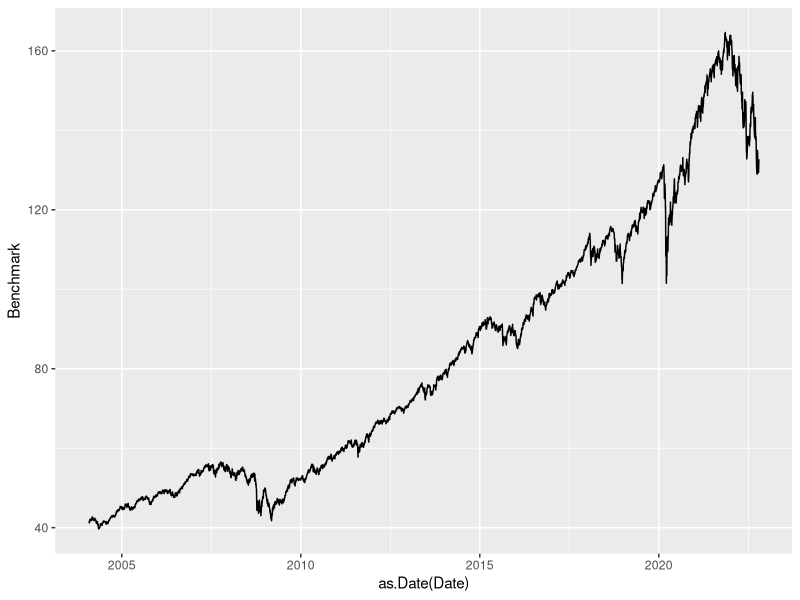

Source code (R): (Note: this script raises an error after producing the figure.)
## ---- chunk 1
install.packages('tidyverse')
install.packages('dplyr')
library('ggplot2')
library('dplyr')
POS_BUBBLE_THRESHOLD = 0.08
NEG_BUBBLE_THRESHOLD = 0.02
## ---- chunk 2
# read universe.csv into df var
df <- read.csv('data/universe.csv')

# create a 60/40 portfolio
df$Benchmark <- apply(df[2:6], 1, mean)

ggplot(df, aes(x=as.Date(Date))) + geom_line(aes(y=Benchmark))
## ---- chunk 3
# stuff
## ---- chunk 4
bubble_df<- read.csv('data/confidence.csv')
bubble_df
## ---- chunk 5
ggplot(bubble_df, aes(x=as.Date(time))) + geom_line(aes(y=price)) + geom_line(aes(y=pos_conf, color='green')) + geom_line(aes(y=neg_conf*-1, color='red'))
## ---- chunk 6
# TODO join data frames. df + bubble df on date

bubble_df$conf = bubble_df$pos_conf - bubble_df$neg_conf

bubble_df %>% mutate(BubblePortfolio = case_when(
  conf >= POS_BUBBLE_THRESHOLD ~ 'Risk Off', 
  conf <= -NEG_BUBBLE_THRESHOLD ~ 'Risk On',
  -NEG_BUBBLE_THRESHOLD < conf & conf < POS_BUBBLE_THRESHOLD ~ 'Equal Weight'
))
bubble_df
